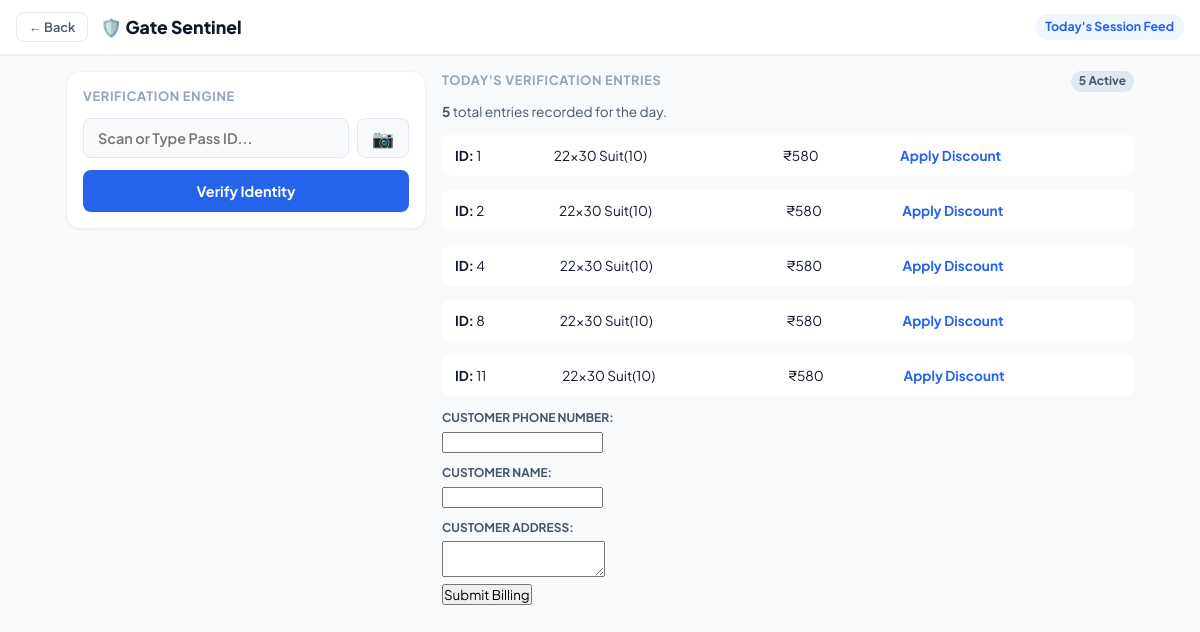
/new_billing (signed in), run on an earlier commit of the app's database.
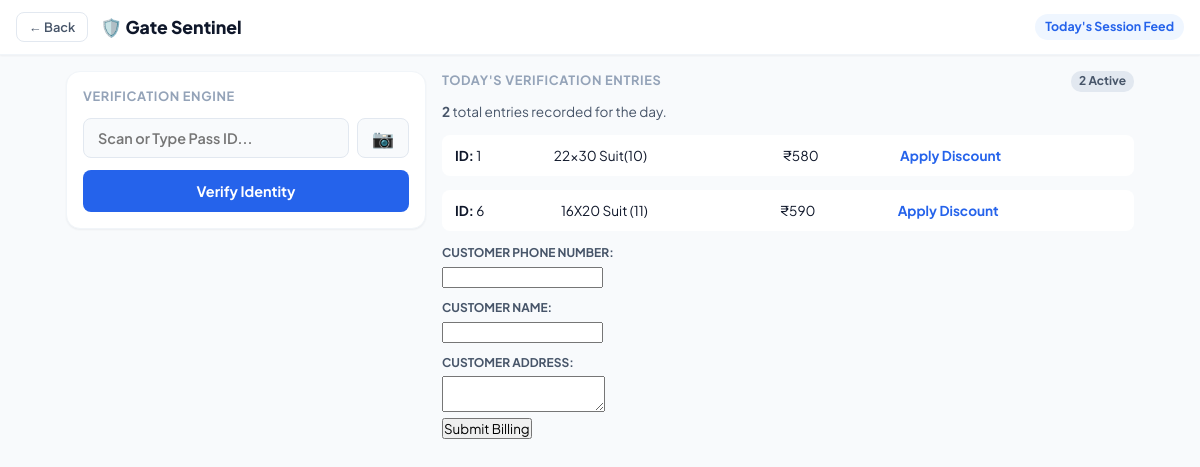
And on a later commit of the database.
### app.py (models this page shows)
class Product(db.Model) :
    id = db.Column(db.Integer,primary_key=True)
    product_name = db.Column(db.String(100))
    product_id = db.Column(db.String(100))
    product_selling_amount = db.Column(db.Integer)
    product_raw_amount = db.Column(db.Integer)
    product_percentage = db.Column(db.Integer)
    discount = db.Column(db.Integer)
    product_location = db.Column(db.String(100))
    product_entry_date = db.Column(db.String(100))
    product_exit_date = db.Column(db.DateTime, default=None)
    Customer_id = db.Column(db.Integer, db.ForeignKey('customer.id'), default=None)
    status = db.Column(db.String(20), default='active')  # active, sold, expired, etc.

### app.py (the view, shortened to what this page needs)
@app.route('/new_billing', methods=['GET', 'POST'])
@login_required
def new_billing():
    bill = Billing.query.all()
    selled_products = SelledProduct.query.order_by(SelledProduct.scanned_at.desc()).all()
    products = Product.query.filter_by(status='scanned').all()
    return render_template(
        'new_billing.html',
        bill=bill,
        selled_products=selled_products,
        products=products,
        customer_no='',
        customer_name='',
        customer_address=''
    )

### app.py (called while the page is built)
@login_manager.user_loader
def load_user(user_id):
    uid = int(user_id)
    user = User.query.get(uid)
    if user:
        return user
    shop_dealer = ShopDealer.query.get(uid)
    if shop_dealer:
        return shop_dealer
    return None

### templates/new_billing.html (shortened to what this page needs)
<!DOCTYPE html>
<html lang="en">
<head>
</head>
<body>
    <header class="app-bar">
        <div class="nav-left">
            <button class="btn-back" onclick="window.history.back();">← Back</button>
            <h1 class="app-title">🛡️ Gate Sentinel</h1>
        </div>
        <div class="day-order-badge" id="currentDayOrder">Today's Session Feed</div>
    </header>
    <main class="dashboard-container">
        <aside class="left-column">
            <div class="panel-card">
                <h2 class="panel-title">Verification Engine</h2>
                <form id="verificationForm" action="/verify_id" method="post">
                    <div class="form-group">
                        <div class="input-with-action">
                            <input type="number" name="product_id" id="product_id" class="form-input"
                                placeholder="Scan or Type Pass ID..." autocomplete="off" required>
                            <button type="button" class="btn-action-toggle" id="toggleScannerBtn"
                                title="Scan QR Code with Camera">
                                📷
                            </button>
                        </div>
                    </div>
                    <button type="submit" class="btn-submit">Verify Identity</button>
                </form>
            </div>
        </aside>
        <section class="right-column">
            <div style="margin-bottom: 10px; display: flex; justify-content: space-between; align-items: center;">
                <h2 class="panel-title" style="margin-bottom: 0;">Today's Verification Entries</h2>
                <span id="liveCounter"
                    style="font-size: 0.75rem; font-weight: 700; color: var(--text-secondary); background: #e2e8f0; padding: 2px 8px; border-radius: 10px;">
                    {{ selled_products|length }} Active
                </span>
            </div>
            <div style="font-size: 0.85rem; margin-bottom: 14px; color: var(--text-secondary);">
                <strong>{{ selled_products|length }}</strong> total entries recorded for the day.
            </div>
            {% for p in products %}
            <table>
                <tr>
                    <td><strong>ID:</strong> {{ p.id }}</td>
                    <td>{{ p.product_name }}</td>
                    <td>₹{{ p.product_selling_amount }}</td>
                    <td><a href="/discount_apply">Apply Discount</a></td>
                </tr>
            </table>
            {% endfor %}
            <form method="POST" action="{{ url_for('new_billing') }}">
                <div>
                    <label for="customer_phone_number">Customer Phone Number:</label>
                    <input type="text" id="customer_phone_number" name="customer_phone_number" required>
                </div>
                <div>
                    <label for="customer_name">Customer Name:</label>
                    <input type="text" id="customer_name" name="customer_name" required>
                </div>
                <div>
                    <label for="customer_address">Customer Address:</label>
                    <textarea id="customer_address" name="customer_address" required></textarea>
                </div>
                <button type="submit">Submit Billing</button>
            </form>
        </section>
    </main>
</body>
</html>

### templates/new_billing.html (style rules this page uses)
:root { --bg-surface: #f8fafc; --bg-card: #ffffff; --text-primary: #0f172a; --text-secondary: #475569; --text-muted: #94a3b8; --brand-primary: #2563eb; --brand-primary-light: #eff6ff; --brand-danger: #ef4444; --brand-success: #16a34a; --border-subtle: #f1f5f9; --border-strong: #e2e8f0; --radius-xl: 14px; --radius-md: 8px; --radius-sm: 4px; --shadow-sm: 0 1px 2px rgba(15, 23, 42, 0.05); --transition-fast: all 0.15s cubic-bezier(0.4, 0, 0.2, 1); }
* { box-sizing: border-box; margin: 0; padding: 0; font-family: 'Plus Jakarta Sans', sans-serif; -webkit-font-smoothing: antialiased; }
body { background-color: var(--bg-surface); color: var(--text-primary); line-height: 1.4; }
.app-bar { background-color: var(--bg-card); border-bottom: 1px solid var(--border-subtle); position: sticky; top: 0; z-index: 100; padding: 12px 16px; display: flex; align-items: center; justify-content: space-between; box-shadow: var(--shadow-sm); }
.nav-left { display: flex; align-items: center; gap: 12px; }
.btn-back { background: none; border: 1px solid var(--border-strong); padding: 6px 12px; border-radius: var(--radius-md); cursor: pointer; font-size: 0.8rem; font-weight: 600; color: var(--text-secondary); transition: var(--transition-fast); }
.app-title { font-size: 1.1rem; font-weight: 800; }
.day-order-badge { background-color: var(--brand-primary-light); color: var(--brand-primary); padding: 4px 10px; border-radius: 20px; font-size: 0.775rem; font-weight: 700; }
.dashboard-container { max-width: 1100px; margin: 16px auto; padding: 0 16px; display: grid; grid-template-columns: 1fr; gap: 16px; }
@media (min-width: 868px) { .dashboard-container { grid-template-columns: 360px 1fr; align-items: start; } }
.panel-card { background-color: var(--bg-card); border: 1px solid var(--border-subtle); border-radius: var(--radius-xl); padding: 16px; box-shadow: var(--shadow-sm); margin-bottom: 16px; }
.panel-title { font-size: 0.8rem; font-weight: 700; color: var(--text-muted); margin-bottom: 12px; text-transform: uppercase; letter-spacing: 0.05em; }
.form-group { margin-bottom: 12px; }
.input-with-action { display: flex; gap: 8px; }
.form-input { width: 100%; padding: 10px 14px; border: 1px solid var(--border-strong); border-radius: var(--radius-md); font-size: 0.9rem; font-weight: 600; outline: none; background-color: var(--bg-surface); transition: var(--transition-fast); }
.btn-action-toggle { background-color: var(--bg-surface); border: 1px solid var(--border-strong); border-radius: var(--radius-md); padding: 0 14px; cursor: pointer; font-size: 1.1rem; display: flex; align-items: center; justify-content: center; transition: var(--transition-fast); }
.btn-submit { width: 100%; background-color: var(--brand-primary); color: white; border: none; padding: 12px; border-radius: var(--radius-md); font-size: 0.9rem; font-weight: 700; cursor: pointer; transition: var(--transition-fast); }
label { display: block; font-size: 0.75rem; font-weight: 700; color: var(--text-secondary); margin-top: 12px; margin-bottom: 4px; text-transform: uppercase; }
table { width: 100%; border-collapse: collapse; margin-bottom: 14px; background: var(--bg-card); border: 1px solid var(--border-strong); border-radius: var(--radius-md); overflow: hidden; }
td { padding: 10px 12px; font-size: 0.85rem; border-bottom: 1px solid var(--border-subtle); }
td a { color: var(--brand-primary); text-decoration: none; font-weight: 700; }

What changed in the data, as far as the page shows it:
no longer on this page (row edited): Product: id "2", product_name "22x30 Suit(10)", product_selling_amount "580"
no longer on this page (row edited): Product: id "4", product_name "22x30 Suit(10)", product_selling_amount "580"
no longer on this page (row edited): Product: id "8", product_name "22x30 Suit(10)", product_selling_amount "580"
no longer on this page (row edited): Product: id "11", product_name "22x30 Suit(10)", product_selling_amount "580"
now on this page (row edited): Product: id "6", product_name "16X20 Suit (11)", product_selling_amount "590"
Also different on the page:
{{ selled_products|length }}: "5" → "2"
